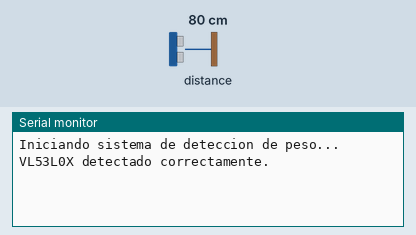
Recording of a sketch running on a simulated ESP32. Parts: the last lines printed to the serial monitor. Inputs (shaded band) come from the test bench; at power-on: distance to the obstacle 80 cm.

Above: at 2.2 s.
2.3 s: distance to the obstacle set to 4 cm
At 3.5 s:
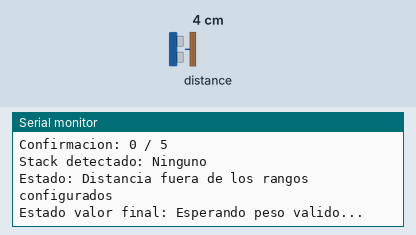
4.0 s: distance to the obstacle set to 250 cm
At 5.1 s:
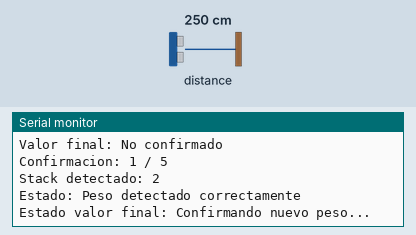

Measured:
- after the input at 2.3 s, the serial monitor: prints a new line after 0.29 s (image 1)

The sketch:

weight_detection_vl53l0x.ino
```cpp
#include <Wire.h>
#include "Adafruit_VL53L0X.h"

// Standalone prototype for detecting a selectorized weight-stack position
// with a VL53L0X time-of-flight distance sensor.

Adafruit_VL53L0X lox = Adafruit_VL53L0X();

const int NUM_MUESTRAS = 30;
const int SDA_PIN = 21;
const int SCL_PIN = 22;

float distanciaPromedioCm = 0.0f;

int pesoDetectado = 0;
int stackDetectado = 0;
int pesoFinal = 0;

const int NUM_CONFIRMACIONES = 5;
int ultimoPesoTemporal = 0;
int contadorConfirmacion = 0;
long sumaPesoFinal = 0;

String estado = "Inicializando...";
String estadoPesoFinal = "Esperando confirmacion...";

void iniciarVL53L0X() {
  Wire.begin(SDA_PIN, SCL_PIN);

  if (!lox.begin()) {
    Serial.println("Error: No se detecto el VL53L0X.");
    Serial.println("Revisa conexiones:");
    Serial.println("VCC -> 3.3V");
    Serial.println("GND -> GND");
    Serial.println("SDA -> GPIO 21");
    Serial.println("SCL -> GPIO 22");

    while (1) {
      delay(100);
    }
  }

  Serial.println("VL53L0X detectado correctamente.");
}

float leerDistanciaCm() {
  VL53L0X_RangingMeasurementData_t measure;

  lox.rangingTest(&measure, false);

  if (measure.RangeStatus != 4) {
    return measure.RangeMilliMeter / 10.0f;
  }

  return -1.0f;
}

float leerPromedioDistanciaCm() {
  float suma = 0.0f;
  int lecturasValidas = 0;

  for (int i = 0; i < NUM_MUESTRAS; i++) {
    float d = leerDistanciaCm();

    if (d > 0.0f && d < 200.0f) {
      suma += d;
      lecturasValidas++;
    }

    delay(20);
  }

  if (lecturasValidas == 0) {
    return -1.0f;
  }

  return suma / lecturasValidas;
}

void detectarPesoPorDistancia(float distanciaCm) {
  pesoDetectado = 0;
  stackDetectado = 0;

  if (distanciaCm < 0.0f) {
    estado = "Lectura invalida o fuera de rango";
    return;
  }

  if (distanciaCm >= 0.00f && distanciaCm < 2.00f) {
    pesoDetectado = 220;
    stackDetectado = 1;
  } else if (distanciaCm >= 4.00f && distanciaCm < 6.00f) {
    pesoDetectado = 205;
    stackDetectado = 2;
  } else if (distanciaCm >= 7.00f && distanciaCm < 8.00f) {
    pesoDetectado = 190;
    stackDetectado = 3;
  } else if (distanciaCm >= 8.20f && distanciaCm < 9.00f) {
    pesoDetectado = 175;
    stackDetectado = 4;
  } else if (distanciaCm >= 9.90f && distanciaCm < 11.00f) {
    pesoDetectado = 160;
    stackDetectado = 5;
  } else if (distanciaCm >= 12.00f && distanciaCm < 13.50f) {
    pesoDetectado = 145;
    stackDetectado = 6;
  } else if (distanciaCm >= 14.50f && distanciaCm < 15.50f) {
    pesoDetectado = 130;
    stackDetectado = 7;
  } else if (distanciaCm >= 16.80f && distanciaCm < 17.50f) {
    pesoDetectado = 115;
    stackDetectado = 8;
  } else if (distanciaCm >= 18.60f && distanciaCm < 19.80f) {
    pesoDetectado = 100;
    stackDetectado = 9;
  } else if (distanciaCm >= 20.60f && distanciaCm < 21.50f) {
    pesoDetectado = 85;
    stackDetectado = 10;
  } else if (distanciaCm >= 21.90f && distanciaCm < 22.90f) {
    pesoDetectado = 70;
    stackDetectado = 11;
  } else if (distanciaCm >= 23.00f && distanciaCm < 24.00f) {
    pesoDetectado = 55;
    stackDetectado = 12;
  } else if (distanciaCm >= 24.20f && distanciaCm < 24.60f) {
    pesoDetectado = 40;
    stackDetectado = 13;
  } else if (distanciaCm >= 24.61f && distanciaCm < 25.25f) {
    pesoDetectado = 25;
    stackDetectado = 14;
  } else if (distanciaCm >= 25.35f && distanciaCm < 41.25f) {
    pesoDetectado = 10;
    stackDetectado = 15;
  } else {
    pesoDetectado = 0;
    stackDetectado = 0;
    estado = "Distancia fuera de los rangos configurados";
    return;
  }

  estado = "Peso detectado correctamente";
}

void actualizarPesoFinal() {
  if (pesoDetectado <= 0) {
    ultimoPesoTemporal = 0;
    contadorConfirmacion = 0;
    sumaPesoFinal = 0;
    estadoPesoFinal = "Esperando peso valido...";
    return;
  }

  if (pesoDetectado != ultimoPesoTemporal) {
    ultimoPesoTemporal = pesoDetectado;
    contadorConfirmacion = 1;
    sumaPesoFinal = pesoDetectado;
    estadoPesoFinal = "Confirmando nuevo peso...";
    return;
  }

  contadorConfirmacion++;
  sumaPesoFinal += pesoDetectado;

  if (contadorConfirmacion >= NUM_CONFIRMACIONES) {
    pesoFinal = sumaPesoFinal / contadorConfirmacion;
    estadoPesoFinal = "Peso final confirmado";

    contadorConfirmacion = NUM_CONFIRMACIONES;
    sumaPesoFinal = static_cast<long>(pesoFinal) * NUM_CONFIRMACIONES;
  }
}

void actualizarMedicionPeso() {
  distanciaPromedioCm = leerPromedioDistanciaCm();
  detectarPesoPorDistancia(distanciaPromedioCm);
  actualizarPesoFinal();
}

void imprimirDatosPeso() {
  Serial.println("==============================");

  Serial.print("Distancia promedio: ");
  if (distanciaPromedioCm > 0.0f) {
    Serial.print(distanciaPromedioCm, 2);
    Serial.println(" cm");
  } else {
    Serial.println("Lectura invalida");
  }

  Serial.print("Peso detectado: ");
  if (pesoDetectado > 0) {
    Serial.print(pesoDetectado);
    Serial.println(" lb");
  } else {
    Serial.println("No detectado");
  }

  Serial.print("Valor final: ");
  if (pesoFinal > 0) {
    Serial.print(pesoFinal);
    Serial.println(" lb");
  } else {
    Serial.println("No confirmado");
  }

  Serial.print("Confirmacion: ");
  Serial.print(contadorConfirmacion);
  Serial.print(" / ");
  Serial.println(NUM_CONFIRMACIONES);

  Serial.print("Stack detectado: ");
  if (stackDetectado > 0) {
    Serial.println(stackDetectado);
  } else {
    Serial.println("Ninguno");
  }

  Serial.print("Estado: ");
  Serial.println(estado);

  Serial.print("Estado valor final: ");
  Serial.println(estadoPesoFinal);
}

void setup() {
  Serial.begin(115200);
  delay(1000);

  Serial.println("Iniciando sistema de deteccion de peso...");
  iniciarVL53L0X();

  estado = "Sistema listo";
}

void loop() {
  actualizarMedicionPeso();
  imprimirDatosPeso();

  delay(100);
}
```
